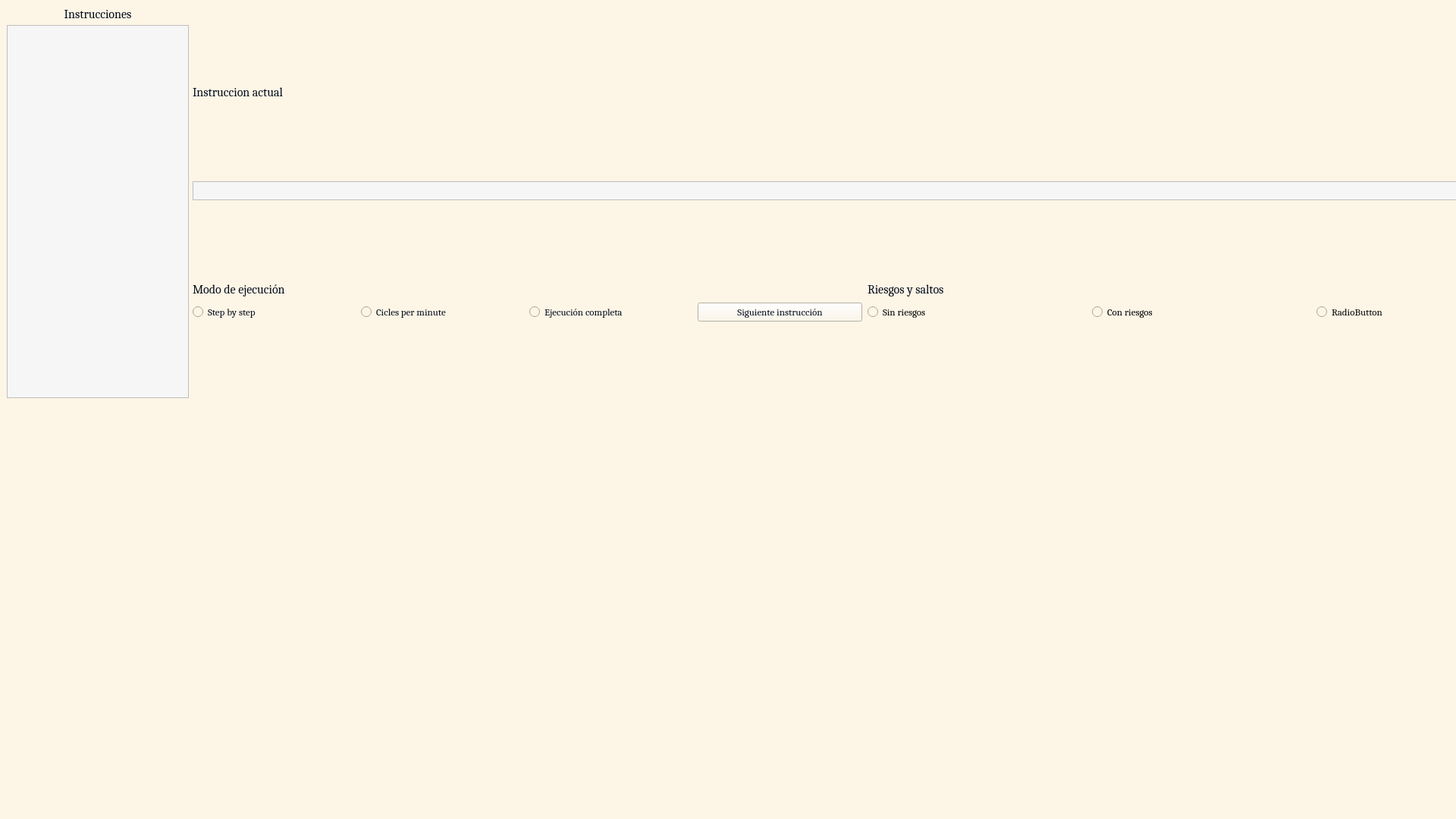
<?xml version="1.0" encoding="UTF-8"?>
<ui version="4.0">
 <class>MainWindow</class>
 <widget class="QMainWindow" name="MainWindow">
  <property name="geometry">
   <rect>
    <x>0</x>
    <y>0</y>
    <width>1920</width>
    <height>1080</height>
   </rect>
  </property>
  <property name="windowTitle">
   <string>MainWindow</string>
  </property>
  <property name="autoFillBackground">
   <bool>false</bool>
  </property>
  <property name="styleSheet">
   <string notr="true">background-color: #FDF5E6;</string>
  </property>
  <widget class="QWidget" name="centralwidget">
   <widget class="QWidget" name="horizontalLayoutWidget">
    <property name="geometry">
     <rect>
      <x>-1</x>
      <y>-1</y>
      <width>2041</width>
      <height>531</height>
     </rect>
    </property>
    <layout class="QHBoxLayout" name="horizontalLayoutTop">
     <property name="spacing">
      <number>5</number>
     </property>
     <property name="sizeConstraint">
      <enum>QLayout::SetMinimumSize</enum>
     </property>
     <property name="leftMargin">
      <number>10</number>
     </property>
     <property name="topMargin">
      <number>10</number>
     </property>
     <property name="rightMargin">
      <number>10</number>
     </property>
     <property name="bottomMargin">
      <number>5</number>
     </property>
     <item>
      <layout class="QVBoxLayout" name="verticalLayoutTopLeft">
       <property name="spacing">
        <number>5</number>
       </property>
       <property name="sizeConstraint">
        <enum>QLayout::SetMinimumSize</enum>
       </property>
       <item>
        <widget class="QLabel" name="lblInstructions">
         <property name="maximumSize">
          <size>
           <width>240</width>
           <height>50</height>
          </size>
         </property>
         <property name="font">
          <font>
           <family>Cambria</family>
           <pointsize>12</pointsize>
           <weight>50</weight>
           <bold>false</bold>
          </font>
         </property>
         <property name="styleSheet">
          <string notr="true">color: #020A19;</string>
         </property>
         <property name="text">
          <string>Instrucciones</string>
         </property>
         <property name="alignment">
          <set>Qt::AlignCenter</set>
         </property>
        </widget>
       </item>
       <item>
        <widget class="QPlainTextEdit" name="txtedtInstructions">
         <property name="enabled">
          <bool>false</bool>
         </property>
         <property name="maximumSize">
          <size>
           <width>240</width>
           <height>540</height>
          </size>
         </property>
         <property name="font">
          <font>
           <family>8514oem</family>
           <pointsize>8</pointsize>
          </font>
         </property>
         <property name="styleSheet">
          <string notr="true">background-color: #F6F6F6;</string>
         </property>
        </widget>
       </item>
      </layout>
     </item>
     <item>
      <layout class="QVBoxLayout" name="verticalLayoutTopRight">
       <property name="spacing">
        <number>5</number>
       </property>
       <property name="sizeConstraint">
        <enum>QLayout::SetMinimumSize</enum>
       </property>
       <item>
        <widget class="QLabel" name="lblCurrentInstruction">
         <property name="minimumSize">
          <size>
           <width>0</width>
           <height>25</height>
          </size>
         </property>
         <property name="maximumSize">
          <size>
           <width>1775</width>
           <height>25</height>
          </size>
         </property>
         <property name="font">
          <font>
           <family>Cambria</family>
           <pointsize>12</pointsize>
          </font>
         </property>
         <property name="styleSheet">
          <string notr="true">color: #020A19;</string>
         </property>
         <property name="text">
          <string>Instruccion actual</string>
         </property>
         <property name="alignment">
          <set>Qt::AlignLeading|Qt::AlignLeft|Qt::AlignVCenter</set>
         </property>
        </widget>
       </item>
       <item>
        <widget class="QPlainTextEdit" name="txtedtCurrentInstruction">
         <property name="minimumSize">
          <size>
           <width>0</width>
           <height>25</height>
          </size>
         </property>
         <property name="maximumSize">
          <size>
           <width>1775</width>
           <height>25</height>
          </size>
         </property>
         <property name="font">
          <font>
           <family>8514oem</family>
          </font>
         </property>
         <property name="styleSheet">
          <string notr="true">background-color: #F6F6F6;</string>
         </property>
        </widget>
       </item>
       <item>
        <layout class="QHBoxLayout" name="horizontalLayout">
         <property name="spacing">
          <number>5</number>
         </property>
         <property name="sizeConstraint">
          <enum>QLayout::SetMinimumSize</enum>
         </property>
         <item>
          <layout class="QVBoxLayout" name="verticalLayout_3">
           <item>
            <widget class="QLabel" name="lblExecutionMode">
             <property name="minimumSize">
              <size>
               <width>885</width>
               <height>0</height>
              </size>
             </property>
             <property name="maximumSize">
              <size>
               <width>885</width>
               <height>25</height>
              </size>
             </property>
             <property name="font">
              <font>
               <family>Cambria</family>
               <pointsize>12</pointsize>
              </font>
             </property>
             <property name="styleSheet">
              <string notr="true">color: #020A19;</string>
             </property>
             <property name="text">
              <string>Modo de ejecución</string>
             </property>
            </widget>
           </item>
           <item>
            <layout class="QHBoxLayout" name="horizontalLayoutExecutionMode">
             <property name="spacing">
              <number>5</number>
             </property>
             <property name="sizeConstraint">
              <enum>QLayout::SetMinimumSize</enum>
             </property>
             <item>
              <widget class="QRadioButton" name="rbtnStepByStep">
               <property name="maximumSize">
                <size>
                 <width>217</width>
                 <height>25</height>
                </size>
               </property>
               <property name="font">
                <font>
                 <family>Cambria</family>
                 <pointsize>10</pointsize>
                </font>
               </property>
               <property name="styleSheet">
                <string notr="true">color: #020A19;</string>
               </property>
               <property name="text">
                <string>Step by step</string>
               </property>
              </widget>
             </item>
             <item>
              <widget class="QRadioButton" name="rbtnCiclesPerSecond">
               <property name="maximumSize">
                <size>
                 <width>217</width>
                 <height>25</height>
                </size>
               </property>
               <property name="font">
                <font>
                 <family>Cambria</family>
                 <pointsize>10</pointsize>
                </font>
               </property>
               <property name="styleSheet">
                <string notr="true">color: #020A19;</string>
               </property>
               <property name="text">
                <string>Cicles per minute</string>
               </property>
              </widget>
             </item>
             <item>
              <widget class="QRadioButton" name="rbtnCompleteExecution">
               <property name="maximumSize">
                <size>
                 <width>217</width>
                 <height>25</height>
                </size>
               </property>
               <property name="font">
                <font>
                 <family>Cambria</family>
                 <pointsize>10</pointsize>
                </font>
               </property>
               <property name="styleSheet">
                <string notr="true">color: #020A19;</string>
               </property>
               <property name="text">
                <string>Ejecución completa</string>
               </property>
              </widget>
             </item>
             <item>
              <widget class="QPushButton" name="btnNextInstruction">
               <property name="maximumSize">
                <size>
                 <width>217</width>
                 <height>25</height>
                </size>
               </property>
               <property name="font">
                <font>
                 <family>Cambria</family>
                 <pointsize>10</pointsize>
                </font>
               </property>
               <property name="styleSheet">
                <string notr="true">color: #020A19;</string>
               </property>
               <property name="text">
                <string>Siguiente instrucción</string>
               </property>
              </widget>
             </item>
            </layout>
           </item>
          </layout>
         </item>
         <item>
          <layout class="QVBoxLayout" name="verticalLayout">
           <item>
            <widget class="QLabel" name="lblHazards">
             <property name="maximumSize">
              <size>
               <width>885</width>
               <height>25</height>
              </size>
             </property>
             <property name="font">
              <font>
               <family>Cambria</family>
               <pointsize>12</pointsize>
              </font>
             </property>
             <property name="styleSheet">
              <string notr="true">color: #020A19;</string>
             </property>
             <property name="text">
              <string>Riesgos y saltos</string>
             </property>
            </widget>
           </item>
           <item>
            <layout class="QHBoxLayout" name="horizontalLayout_3">
             <item>
              <widget class="QRadioButton" name="rbtnWithoutHazards">
               <property name="maximumSize">
                <size>
                 <width>291</width>
                 <height>25</height>
                </size>
               </property>
               <property name="font">
                <font>
                 <family>Cambria</family>
                 <pointsize>10</pointsize>
                </font>
               </property>
               <property name="text">
                <string>Sin riesgos</string>
               </property>
              </widget>
             </item>
             <item>
              <widget class="QRadioButton" name="rbtnWithHazards">
               <property name="maximumSize">
                <size>
                 <width>291</width>
                 <height>25</height>
                </size>
               </property>
               <property name="font">
                <font>
                 <family>Cambria</family>
                 <pointsize>10</pointsize>
                </font>
               </property>
               <property name="text">
                <string>Con riesgos</string>
               </property>
              </widget>
             </item>
             <item>
              <widget class="QRadioButton" name="rbtnMode">
               <property name="maximumSize">
                <size>
                 <width>291</width>
                 <height>25</height>
                </size>
               </property>
               <property name="font">
                <font>
                 <family>Cambria</family>
                 <pointsize>10</pointsize>
                </font>
               </property>
               <property name="text">
                <string>RadioButton</string>
               </property>
              </widget>
             </item>
            </layout>
           </item>
          </layout>
         </item>
        </layout>
       </item>
      </layout>
     </item>
    </layout>
   </widget>
   <widget class="QWidget" name="horizontalLayoutWidget_2">
    <property name="geometry">
     <rect>
      <x>0</x>
      <y>530</y>
      <width>1921</width>
      <height>521</height>
     </rect>
    </property>
    <layout class="QHBoxLayout" name="horizontalLayoutBottom">
     <property name="leftMargin">
      <number>10</number>
     </property>
     <property name="topMargin">
      <number>5</number>
     </property>
     <property name="rightMargin">
      <number>10</number>
     </property>
     <property name="bottomMargin">
      <number>10</number>
     </property>
    </layout>
   </widget>
  </widget>
  <widget class="QStatusBar" name="statusbar"/>
 </widget>
 <resources/>
 <connections/>
</ui>
